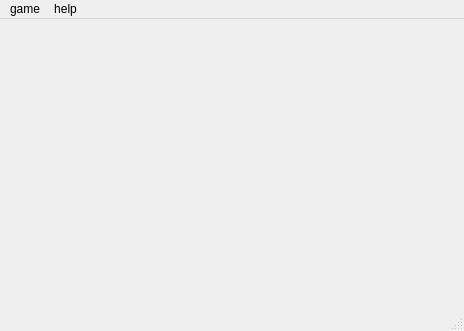
<?xml version="1.0" encoding="UTF-8"?>
<ui version="4.0">
 <class>MainWindow</class>
 <widget class="QMainWindow" name="MainWindow">
  <property name="geometry">
   <rect>
    <x>0</x>
    <y>0</y>
    <width>464</width>
    <height>331</height>
   </rect>
  </property>
  <property name="windowTitle">
   <string>MainWindow</string>
  </property>
  <widget class="QWidget" name="centralWidget"/>
  <widget class="QMenuBar" name="menuBar">
   <property name="geometry">
    <rect>
     <x>0</x>
     <y>0</y>
     <width>464</width>
     <height>22</height>
    </rect>
   </property>
   <widget class="QMenu" name="menuFile">
    <property name="title">
     <string>game</string>
    </property>
    <addaction name="actionRestart"/>
    <addaction name="actionEasy"/>
    <addaction name="actionIntermediate"/>
    <addaction name="actionAdvanced"/>
    <addaction name="actionExit"/>
   </widget>
   <widget class="QMenu" name="menuHelp">
    <property name="title">
     <string>help</string>
    </property>
    <addaction name="actionAbout"/>
   </widget>
   <addaction name="menuFile"/>
   <addaction name="menuHelp"/>
  </widget>
  <widget class="QStatusBar" name="statusBar"/>
  <action name="actionRestart">
   <property name="text">
    <string>restart</string>
   </property>
  </action>
  <action name="actionExit">
   <property name="text">
    <string>exit</string>
   </property>
  </action>
  <action name="actionAbout">
   <property name="text">
    <string>about</string>
   </property>
  </action>
  <action name="actionEasy">
   <property name="checkable">
    <bool>false</bool>
   </property>
   <property name="text">
    <string>beginner</string>
   </property>
  </action>
  <action name="actionIntermediate">
   <property name="checkable">
    <bool>false</bool>
   </property>
   <property name="checked">
    <bool>false</bool>
   </property>
   <property name="text">
    <string>intermediate</string>
   </property>
  </action>
  <action name="actionAdvanced">
   <property name="checkable">
    <bool>false</bool>
   </property>
   <property name="text">
    <string>advanced</string>
   </property>
  </action>
 </widget>
 <layoutdefault spacing="6" margin="11"/>
 <resources/>
 <connections/>
</ui>
